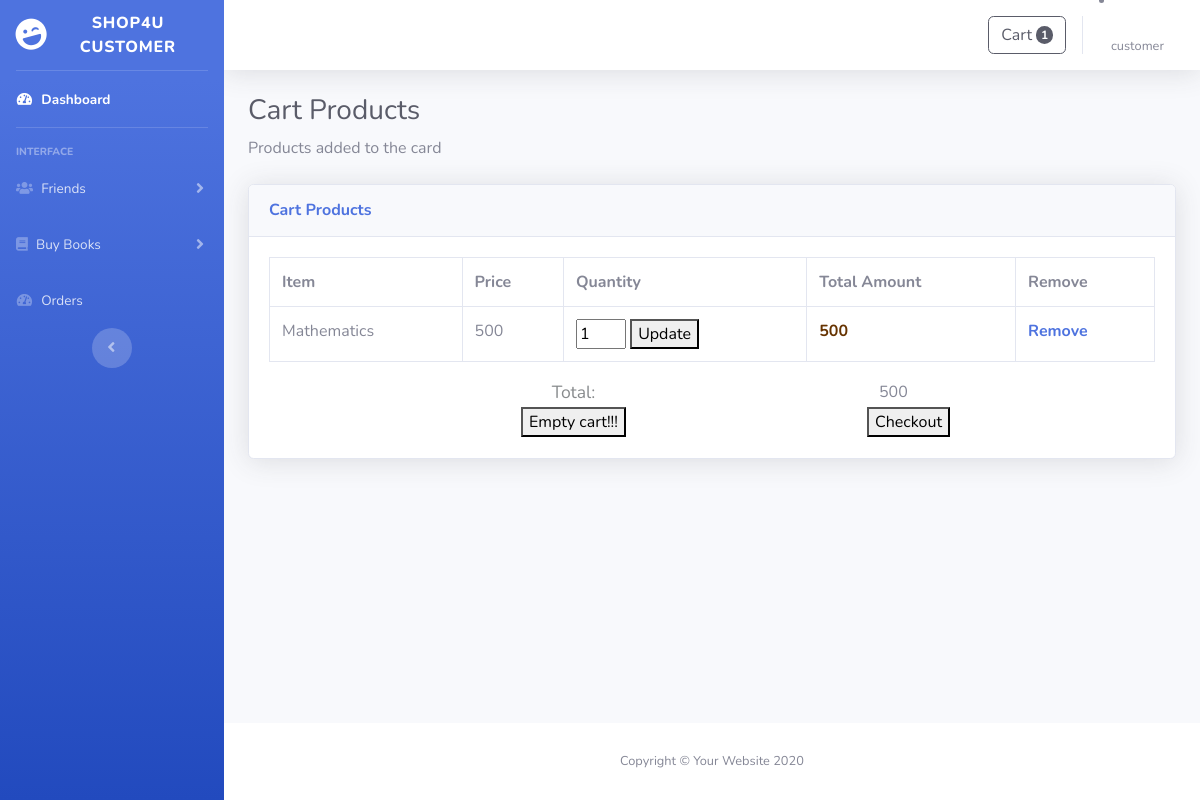
/customer/cart.php (signed in), run on the app's committed database.
### tables this page shows
CREATE TABLE IF NOT EXISTS `orders` (
  `orderId` int(11) NOT NULL,
  `username` varchar(200) NOT NULL,
  `price` int(11) NOT NULL,
  `quantity` int(11) NOT NULL,
  `bookId` int(11) NOT NULL,
  `bookstoreName` varchar(200) NOT NULL
);

CREATE TABLE IF NOT EXISTS `books` (
  `bookId` int(11) NOT NULL,
  `title` varchar(200) NOT NULL,
  `author` varchar(200) NOT NULL,
  `description` varchar(200) NOT NULL,
  `category` varchar(200) NOT NULL,
  `price` double NOT NULL,
  `image` text NOT NULL,
  `bookstoreName` varchar(200) NOT NULL
);

### customer/cart.php (the view, shortened to what this page needs)
<!DOCTYPE html>
<html lang="en">
<?php include 'functions.php';
$user=$_SESSION['user']['username'];
$sql = "select * FROM orders where username = '$user'";
$mysqliStatus = $db->query($sql);
$rows_count_value = mysqli_num_rows($mysqliStatus);
?>
<?php
$result=mysql_query("SELECT SUM(price*quantity) AS totalsum FROM orders where username='$user'");
$row=mysql_fetch_array($result);
$sum =$row['totalsum'];
 ?>
<head>
    <link href="vendor/fontawesome-free/css/all.min.css" rel="stylesheet" type="text/css">
    <link href="css/sb-admin-2.min.css" rel="stylesheet">
</head>
<body id="page-top">
    <div id="wrapper">
        <ul class="navbar-nav bg-gradient-primary sidebar sidebar-dark accordion" id="accordionSidebar">
            <a class="sidebar-brand d-flex align-items-center justify-content-center" href="index.html">
                <div class="sidebar-brand-icon rotate-n-15">
                    <i class="fas fa-laugh-wink"></i>
                </div>
                <div class="sidebar-brand-text mx-3">Shop4U Customer<sup></sup></div>
            </a>
            <hr class="sidebar-divider my-0">
            <li class="nav-item active">
                <a class="nav-link" href="index.php">
                    <i class="fas fa-fw fa-tachometer-alt"></i>
                    <span>Dashboard</span></a>
            </li>
            <hr class="sidebar-divider">
            <div class="sidebar-heading">
                Interface
            </div>
            <li class="nav-item">
                <a class="nav-link collapsed" href="#" data-toggle="collapse" data-target="#collapseTwo"
                    aria-expanded="true" aria-controls="collapseTwo">
                   <i class="fas fa-solid fa-users"></i>
                    <span>Friends</span>
                </a>
            </li>
             <li class="nav-item">
                <a class="nav-link collapsed" href="#" data-toggle="collapse" data-target="#collapseUtilities"
                    aria-expanded="true" aria-controls="collapseUtilities">
                    <i class="fas fa-solid fa-book"></i>
                    <span>Buy Books</span>
                </a>
            </li>
            <li class="nav-item">
                <a class="nav-link" href="order-list.php">
                    <i class="fas fa-fw fa-tachometer-alt"></i>
                    <span>Orders</span></a>
            </li>
            <div class="text-center d-none d-md-inline">
                <button class="rounded-circle border-0" id="sidebarToggle"></button>
            </div>
        </ul>
        <div id="content-wrapper" class="d-flex flex-column">
            <div id="content">
                <nav class="navbar navbar-expand navbar-light bg-white topbar mb-4 static-top shadow">
                        <div class="dflex">
                        <a class="btn btn-outline-dark" href="cart.php" type="submit">
                            Cart
                            <span class="badge bg-dark text-white ms-1 rounded-pill"><?php echo $rows_count_value; ?></span>
                        </a>
                    </div>
                        <li class="nav-item dropdown no-arrow">
                            <a class="nav-link dropdown-toggle" href="#" id="userDropdown" role="button"
                                data-toggle="dropdown" aria-haspopup="true" aria-expanded="false">
                                <span class="mr-2 d-none d-lg-inline text-gray-600 small"><?php echo "$user";?></span>
                            </a>
                        </li>
                </nav>
                <div class="container-fluid">
                    <h1 class="h3 mb-2 text-gray-800">Cart Products</h1>
                    <p class="mb-4">Products added to the card <a target="_blank"
                    <div class="card shadow mb-4">
                        <div class="card-header py-3">
                            <h6 class="m-0 font-weight-bold text-primary">Cart Products</h6>
                        </div>
                        <div class="card-body">
                            <div class="table-responsive">
                                <?php
                                    $user=$_SESSION['user']['username'];
                                    $result = mysql_query("SELECT * FROM orders INNER JOIN books on orders.bookId = books.bookId where username='$user' ")
                                    or die(mysql_error());
                                echo "<table class='table table-bordered' id='dataTable' width='100%' cellspacing='0'>";
                                    echo "<tr>
                                            <th>Item</th>
                                            <th>Price</th>
                                            <th>Quantity</th>
                                            <th>Total Amount</th>
                                            <th>Remove</th>
                                        </tr>";
                                        while($row = mysql_fetch_array( $result ))
                                            {
                                        echo "<tr>";
                                        echo "<td>" . $row['title'] . "</td>";
                                        echo "<td>". $row['price'] . "</td>";
                                        echo'<td> <form class="updateform" action="edit.php?q=updatecart&cart_id='.$row['orderId'].'" method="POST">
            <input type="number" name="qty" value='.$row['quantity'].' min="0" style="width:50px;"/>
            <button type=submit>Update</button>
            </form></td>';
                                        echo'<td><b><font color="#663300">' .$row['price']*$row['quantity'] . '</td>';
                                        echo '<td><b><font color="red"><a href="removeBook.php?orderId=' . $row['orderId'] . '">Remove</a></font></a></td>';
                                    }
                                ?>
<table border="0" bgcolor="white" width="670px">
<tr class="totalprice">
            <td class="light">Total:</td>
            <td colspan="2" style="border-right: 0px solid #C1DAD7;"><span class="thick"><?php echo "$sum";?></span></td>
          </tr>
          <tr class="checkoutrow">
            <td class="checkout"><form class="row1" action="empty-cart.php" method="POST"><a href="empty_cart.php"><button name="checkout" id="emptycart">Empty cart!!!</button></a></form></td>
            <td class="checkout"><form class="row" action="cart.php" method="POST"><a href="cart.php"><button name="checkout" id="submitbtn">Checkout</button></a></form></td>
          </tr>
</table>
                            </div>
                        </div>
                    </div>
                </div>
            <footer class="sticky-footer bg-white">
                <div class="container my-auto">
                    <div class="copyright text-center my-auto">
                        <span>Copyright &copy; Your Website 2020</span>
                    </div>
                </div>
            </footer>
</body>
</html>

### customer/cart.php (style rules this page uses)
tr.checkoutrow { ; }
td.checkout { width: 150%; text-align: center; }
.light { color: #888b8d; text-shadow: 1px 1px 0 rgba(255,255,255,0.45); text-align: center; font-size: 1.1em; font-weight: normal; }

### data on the page
orders: bookId.title "Mathematics", bookId.price "500", qty "1", $row['price']*$row['quantity'] "500"

### other printed values
$rows_count_value "1"
$user "customer"
$sum "500"
